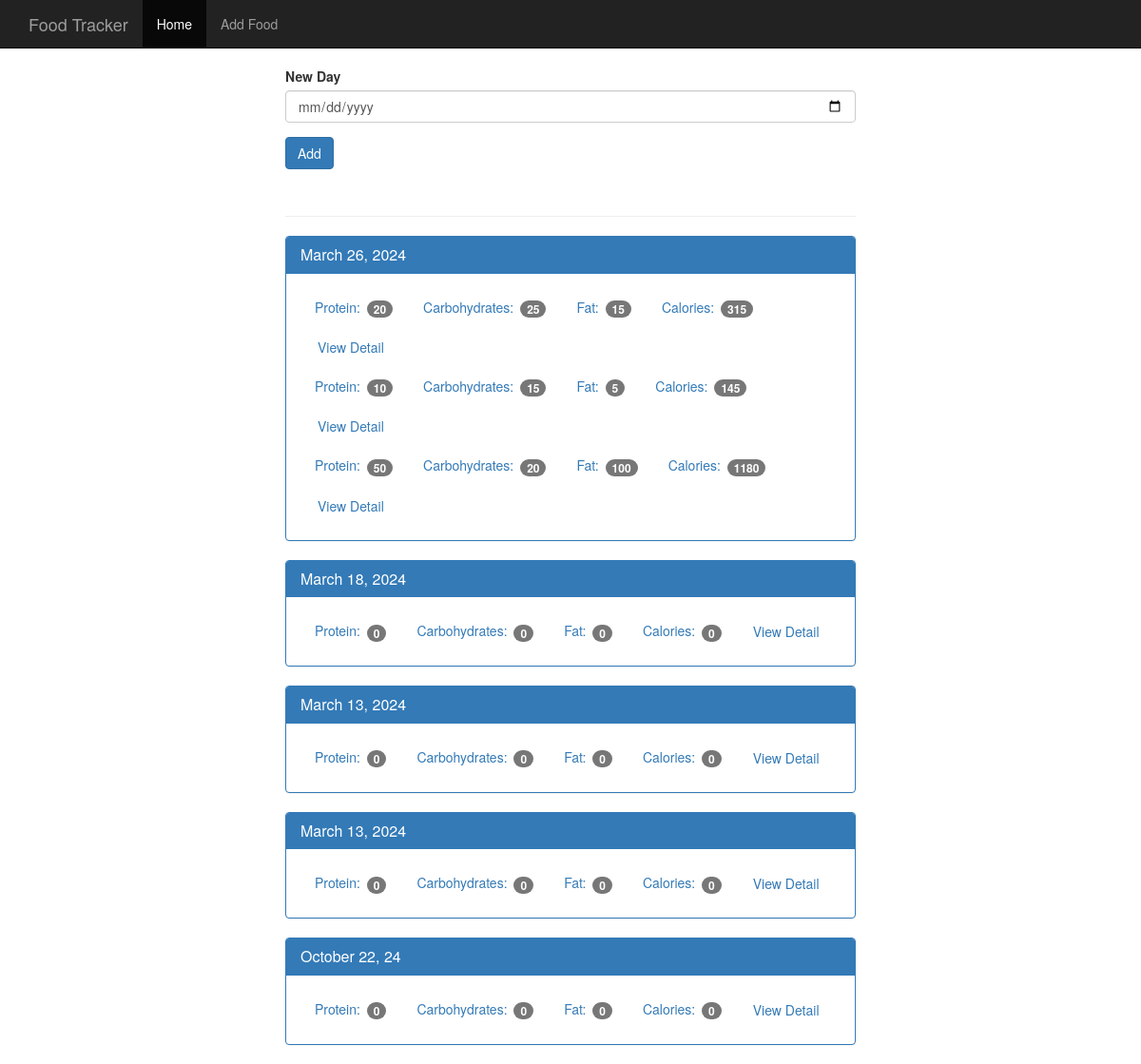
The page / on the database its author committed.
### app/core/models.py (models this page shows, shortened)
class LogDate(db.Model):
    id = db.Column(db.Integer, primary_key=True, nullable=False)
    date = db.Column(db.DateTime, nullable=False)

class Food(db.Model):
    id = db.Column(db.Integer, primary_key=True, nullable=False)
    name = db.Column(db.String(50), nullable=False)
    protein = db.Column(db.Integer, nullable=False)
    carbohydrates = db.Column(db.Integer, nullable=False)
    fat = db.Column(db.Integer, nullable=False)
    calories = db.Column(db.Integer, nullable=True)
    date = db.Column(db.DateTime, default=db.func.current_timestamp())
    dates = db.relationship("LogDate", secondary="food_date", backref="dates")

### app/core/routes.py (the view)
@core_blueprint.route("/", methods=["GET", "POST"])
def index():
    page = request.args.get("page")
    print(page)
    form = AddDay()
    if form.validate_on_submit():
        new_date = LogDate(date=form.day.data)
        db.session.add(new_date)
        db.session.commit()
        flash("New day Added", "success")
        return redirect(url_for("core.index"))
    days = LogDate.query.order_by(LogDate.date.desc()).all()
    return render_template("core/home.html", form=form, days=days, page=page)

### app/core/forms.py
class AddDay(FlaskForm):
    day = DateField("New Day", validators=[DataRequired()])

### app/templates/core/home.html (shortened to what this page needs)
{% extends 'base.html' %}
{% set active_page = 'index' %}
{% block content %}
<div>
  <form method="POST" action="">
    <div class="form-group">
      {{form.day.label(for='new-day')}}
      {{form.day(class='form-control', id='new-day')}}
    </div>
    <button type="submit" class="btn btn-primary">Add</button>
  </form>
  <div class="page-header"></div>
  {% for d in days %}
  <div class="panel panel-primary">
    <div class="panel-heading">
      <h3 class="panel-title">{{d.date.strftime('%B %d, %Y')}}</h3>
    </div>
    <div class="panel-body">
      {% for food in d.dates %}
      <ul class="nav nav-pills" role="tablist">
        <li>
          <a>Protein: <span class="badge">{{food.protein}}</span></a>
        </li>
        <li>
          <a>Carbohydrates: <span class="badge">{{food.carbohydrates}}</span></a>
        </li>
        <li>
          <a>Fat: <span class="badge">{{food.fat}}</span></a>
        </li>
        <li>
          <a>Calories: <span class="badge">{{food.calories}}</span></a>
        </li>
        <li><a href="{{url_for('core.day', date=d.date.strftime('%Y-%m-%d'))}}" type="button" class="btn btn-link">View
            Detail</a>
        </li>
      </ul>
      {% else %}
      <ul class="nav nav-pills" role="tablist">
        <li>
          <a>Protein: <span class="badge">0</span></a>
        </li>
        <li>
          <a>Carbohydrates: <span class="badge">0</span></a>
        </li>
        <li>
          <a>Fat: <span class="badge">0</span></a>
        </li>
        <li>
          <a>Calories: <span class="badge">0</span></a>
        </li>
        <li><a href="{{url_for('core.day', date=d.date.strftime('%Y-%m-%d'))}}" type="button" class="btn btn-link">View
            Detail</a>
        </li>
      </ul>
      {% endfor %}
    </div>
  </div>
  {% endfor %}
</div>
{% endblock content %}

### app/templates/base.html (shortened to what this page needs)
<!DOCTYPE html>
<html lang="en">
<head>
    {% include 'includes/head.html' %}
</head>
<body>
    {% include 'includes/navbar.html' %}
    <div class="container theme-showcase col-sm-6 col-sm-offset-3" role="main">
        <div class="row">
            {% block content %}
            {% endblock content %}
        </div>
    </div>
</body>

### app/templates/includes/head.html (shortened to what this page needs)
<link href="{{url_for('static', filename='bootstrap.min.css')}}" rel="stylesheet">
<link href="{{url_for('static', filename='theme.css')}}" rel="stylesheet">

### app/templates/includes/navbar.html
{% set navigation_bar = [
('/', 'index', 'Home'),
('/add_food', food, 'Add Food')
]
%}
<nav class="navbar navbar-inverse navbar-fixed-top">
    <div class="container">
        <div class="navbar-header">
            <a class="navbar-brand" href="#">Food Tracker</a>
        </div>
        <div id="navbar" class="navbar-collapse collapse">
            {% for href, id, caption in navigation_bar %}
            <ul class="nav navbar-nav">
                <li {% if id==active_page %}class="active" {% endif %}><a href="{{ href }}">{{caption}}</a></li>
            </ul>
            {% endfor %}
        </div>
    </div>
</nav>

### app/static/theme.css (style rules this page uses)
body { padding-top: 70px; padding-bottom: 30px; }

### rows shown on the page
LogDate: date "March 26, 2024"
Food: protein "20", carbohydrates "25", fat "15", calories "315"
Food: protein "10", carbohydrates "15", fat "5", calories "145"
Food: protein "50", carbohydrates "20", fat "100", calories "1180"
LogDate: date "March 18, 2024"
LogDate: date "March 13, 2024"
LogDate: date "March 13, 2024"
LogDate: date "October 22, 24"

### other values the page prints
{{ caption }} "Home" "Add Food"
